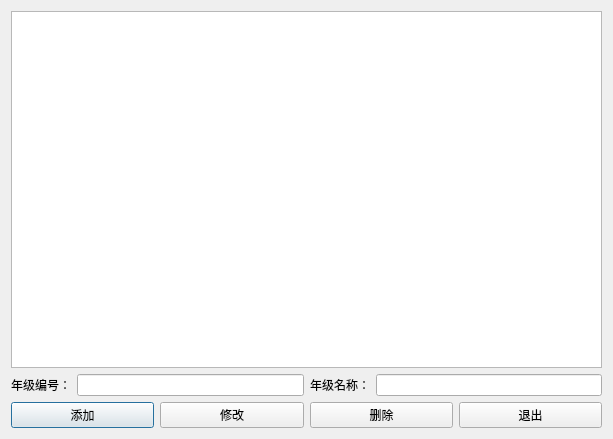
<?xml version="1.0" encoding="UTF-8"?>
<ui version="4.0">
 <class>SetGrade</class>
 <widget class="QDialog" name="SetGrade">
  <property name="geometry">
   <rect>
    <x>0</x>
    <y>0</y>
    <width>613</width>
    <height>439</height>
   </rect>
  </property>
  <property name="windowTitle">
   <string>年级设置</string>
  </property>
  <layout class="QVBoxLayout" name="verticalLayout">
   <item>
    <widget class="QTableView" name="tableView"/>
   </item>
   <item>
    <layout class="QGridLayout" name="gridLayout">
     <item row="0" column="0">
      <widget class="QLabel" name="label">
       <property name="text">
        <string>年级编号：</string>
       </property>
      </widget>
     </item>
     <item row="0" column="1">
      <widget class="QLineEdit" name="lineEdit_gradeID"/>
     </item>
     <item row="0" column="2">
      <widget class="QLabel" name="label_2">
       <property name="text">
        <string>年级名称：</string>
       </property>
      </widget>
     </item>
     <item row="0" column="3">
      <widget class="QLineEdit" name="lineEdit_gradeName"/>
     </item>
    </layout>
   </item>
   <item>
    <layout class="QGridLayout" name="gridLayout_2">
     <item row="0" column="0">
      <widget class="QPushButton" name="pushButton_insert">
       <property name="text">
        <string>添加</string>
       </property>
      </widget>
     </item>
     <item row="0" column="1">
      <widget class="QPushButton" name="pushButton_update">
       <property name="text">
        <string>修改</string>
       </property>
      </widget>
     </item>
     <item row="0" column="2">
      <widget class="QPushButton" name="pushButton_delete">
       <property name="text">
        <string>删除</string>
       </property>
      </widget>
     </item>
     <item row="0" column="3">
      <widget class="QPushButton" name="pushButton_close">
       <property name="text">
        <string>退出</string>
       </property>
      </widget>
     </item>
    </layout>
   </item>
  </layout>
 </widget>
 <resources/>
 <connections>
  <connection>
   <sender>pushButton_close</sender>
   <signal>clicked()</signal>
   <receiver>SetGrade</receiver>
   <slot>reject()</slot>
   <hints>
    <hint type="sourcelabel">
     <x>529</x>
     <y>412</y>
    </hint>
    <hint type="destinationlabel">
     <x>306</x>
     <y>219</y>
    </hint>
   </hints>
  </connection>
 </connections>
</ui>
